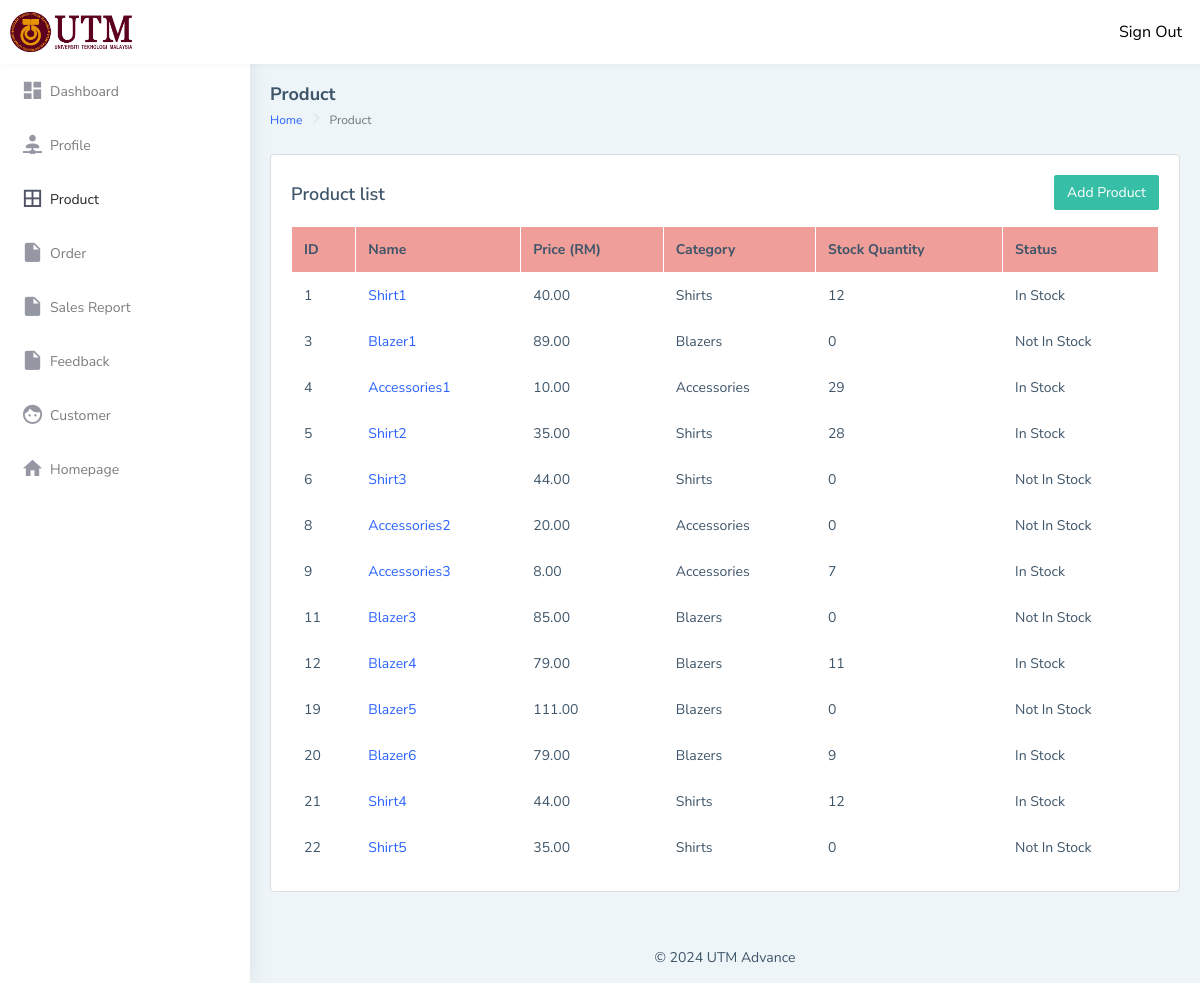
Screenshot of /AS/Product.php with the database file from the repository.
### tables this page shows
CREATE TABLE `product` (
  `ProductID` int NOT NULL,
  `ProductName` varchar(255) NOT NULL,
  `Price` decimal(10,2) NOT NULL,
  `Category` varchar(100) NOT NULL,
  `StockQuantity` int NOT NULL,
  `Status` varchar(50) NOT NULL,
  `Image` varchar(255) DEFAULT NULL
);

### AS/Product.php (the view, shortened to what this page needs)
<?php
require('../Function/config.php');
$query = "SELECT * FROM product";
$result = mysqli_query($con, $query);
?>
<!DOCTYPE html>
<html dir="ltr" lang="en">
<head>
    <link href="dist/css/style.min.css" rel="stylesheet">
</head>
<body>
    <div id="main-wrapper" data-layout="vertical" data-navbarbg="skin5" data-sidebartype="full"
        data-sidebar-position="absolute" data-header-position="absolute" data-boxed-layout="full">
        <header class="topbar" data-navbarbg="">
		<nav class="navbar top-navbar navbar-expand-md navbar-dark">
        <div class="navbar-header" data-logobg="">
            <a class="navbar-brand" href="index.php">
                <img src="../CG/img/UTM.png" alt="" style="height: 40px; width: auto;">
            </a>
        </div>
        <div class="navbar-collapse collapse" id="navbarSupportedContent" data-navbarbg="">
           <ul class="navbar-nav float-end" style="font-size: 16px;">
			<a href="../Function/Signout.php" class="nav-item nav-link" style="color: #000000;">Sign Out</a>
			</ul>
			</div>
		</nav>
	</header>
        <aside class="left-sidebar" data-sidebarbg="skin6">
            <div class="scroll-sidebar">
                <nav class="sidebar-nav">
                    <ul id="sidebarnav">
                         <li class="sidebar-item"> <a class="sidebar-link waves-effect waves-dark sidebar-link"
                                href="index.php" aria-expanded="false"><i class="mdi mdi-view-dashboard"></i><span
                                    class="hide-menu">Dashboard</span></a></li>
                        <li class="sidebar-item"> <a class="sidebar-link waves-effect waves-dark sidebar-link"
                                href="ProfileAS.php" aria-expanded="false"><i
                                    class="mdi mdi-account-network"></i><span class="hide-menu">Profile</span></a></li>
                        <li class="sidebar-item"> <a class="sidebar-link waves-effect waves-dark sidebar-link"
                                href="Product.php" aria-expanded="false"><i class="mdi mdi-border-all"></i><span
                                    class="hide-menu">Product</span></a></li>
						<li class="sidebar-item"> <a class="sidebar-link waves-effect waves-dark sidebar-link"
                                href="viewOrder.php" aria-expanded="false"><i class="mdi mdi-file"></i><span
                                    class="hide-menu">Order</span></a></li>
						<li class="sidebar-item"> <a class="sidebar-link waves-effect waves-dark sidebar-link"
                                href="ViewSalesReport.php" aria-expanded="false"><i class="mdi mdi-file"></i><span
                                    class="hide-menu">Sales Report</span></a></li>
                        <li class="sidebar-item"> <a class="sidebar-link waves-effect waves-dark sidebar-link"
                                href="feedbackView.php" aria-expanded="false"><i class="mdi mdi-file"></i><span
                                    class="hide-menu">Feedback</span></a></li>
						<li class="sidebar-item"> <a class="sidebar-link waves-effect waves-dark sidebar-link"
                                href="deletecustomerview.php" aria-expanded="false"><i class="mdi mdi-face"></i><span
                                    class="hide-menu">Customer</span></a></li>
						<li class="sidebar-item"> <a class="sidebar-link waves-effect waves-dark sidebar-link"
                                href="../index.php" aria-expanded="false"><i class="mdi mdi-home"></i><span
                                    class="hide-menu">Homepage</span></a></li>
                        <li class="text-center p-40 upgrade-btn">
                        </li>
                    </ul>
                </nav>
            </div>
        </aside>
        <div class="page-wrapper">
            <div class="page-breadcrumb">
                <div class="row align-items-center">
                    <div class="col-5">
                        <h4 class="page-title">Product</h4>
                        <div class="d-flex align-items-center">
                            <nav aria-label="breadcrumb">
                                <ol class="breadcrumb">
                                    <li class="breadcrumb-item"><a href="index.php">Home</a></li>
                                    <li class="breadcrumb-item active" aria-current="page">Product</li>
                                </ol>
                            </nav>
                        </div>
                    </div>
                </div>
            </div>
            <div class="container-fluid">
            <div class="row">
                <div class="col-12">
                    <div class="card">
                        <div class="card-body">
                            <div class="d-flex justify-content-between align-items-center">
                                <h4 class="card-title">Product list</h4>
                                <a href="Addproductpage.php" class="btn btn-success text-white" style="margin-bottom: 1rem;">Add Product</a>
                            </div>
                        </div>
                        <div class="table-responsive">
                            <table class="table table-bordered">
                                <thead>
                                    <tr>
                                        <th scope="col">ID</th>
                                        <th scope="col">Name</th>
                                        <th scope="col">Price (RM)</th>
                                        <th scope="col">Category</th>
                                        <th scope="col">Stock Quantity</th>
                                        <th scope="col">Status</th>
                                    </tr>
                                </thead>
                                <tbody>
                                    <?php
                                    if (mysqli_num_rows($result) > 0) {
                                        while ($row = mysqli_fetch_assoc($result)) {
                                            echo "<tr>";
                                            echo "<td>" . $row['ProductID'] . "</td>";
                                            echo "<td><a href='../Function/GetProductDetails.php?id=" . $row['ProductID'] . "'>" . $row['ProductName'] . "</a></td>";
                                            echo "<td>" . $row['Price'] . "</td>";
                                            echo "<td>" . $row['Category'] . "</td>";
                                            echo "<td>" . $row['StockQuantity'] . "</td>";
                                            echo "<td>" . $row['Status'] . "</td>";
                                            echo "</tr>";
                                        }
                                    } else {
                                        echo "<tr><td colspan='7'>No products found</td></tr>";
                                    }
                                    ?>
                                </tbody>
                            </table>
                        </div>
                    </div>
                </div>
            </div>
        </div>
            <footer class="footer text-center">
                &copy; 2024 UTM Advance
            </footer>
        </div>
    </div>
</body>
</html>

### AS/Product.php (style rules this page uses)
.card { position: relative; display: flex; flex-direction: column; min-width: 0; word-wrap: break-word; background-color: #fff; border: 1px solid #ddd; border-radius: 0.25rem; overflow: hidden; padding: 1.25rem; }
.card-body { padding: 0; }
.card-body .btn { margin-bottom: 1rem; }
.table { border-collapse: collapse !important; width: 100%; margin-bottom: 0; }
.table td, .table th { background-color: #fff !important; padding: 0.75rem; vertical-align: top; border: 1px solid #FFFFFF !important; }
.table-bordered th { border: 1px solid #FFFFFF !important; background-color: #f09e9a !important; }
.table-bordered td { border: 1px solid #FFFFFF !important; background-color: #FFFFFF !important; }

### rows the page displays
product: ProductID "1", ProductName "Shirt1", Price "40.00", Category "Shirts", StockQuantity "12", Status "In Stock"
product: ProductID "3", ProductName "Blazer1", Price "89.00", Category "Blazers", StockQuantity "0", Status "Not In Stock"
product: ProductID "4", ProductName "Accessories1", Price "10.00", Category "Accessories", StockQuantity "29", Status "In Stock"
product: ProductID "5", ProductName "Shirt2", Price "35.00", Category "Shirts", StockQuantity "28", Status "In Stock"
product: ProductID "6", ProductName "Shirt3", Price "44.00", Category "Shirts", StockQuantity "0", Status "Not In Stock"
product: ProductID "8", ProductName "Accessories2", Price "20.00", Category "Accessories", StockQuantity "0", Status "Not In Stock"
product: ProductID "9", ProductName "Accessories3", Price "8.00", Category "Accessories", StockQuantity "7", Status "In Stock"
product: ProductID "11", ProductName "Blazer3", Price "85.00", Category "Blazers", StockQuantity "0", Status "Not In Stock"
product: ProductID "12", ProductName "Blazer4", Price "79.00", Category "Blazers", StockQuantity "11", Status "In Stock"
product: ProductID "19", ProductName "Blazer5", Price "111.00", Category "Blazers", StockQuantity "0", Status "Not In Stock"
product: ProductID "20", ProductName "Blazer6", Price "79.00", Category "Blazers", StockQuantity "9", Status "In Stock"
product: ProductID "21", ProductName "Shirt4", Price "44.00", Category "Shirts", StockQuantity "12", Status "In Stock"
product: ProductID "22", ProductName "Shirt5", Price "35.00", Category "Shirts", StockQuantity "0", Status "Not In Stock"
